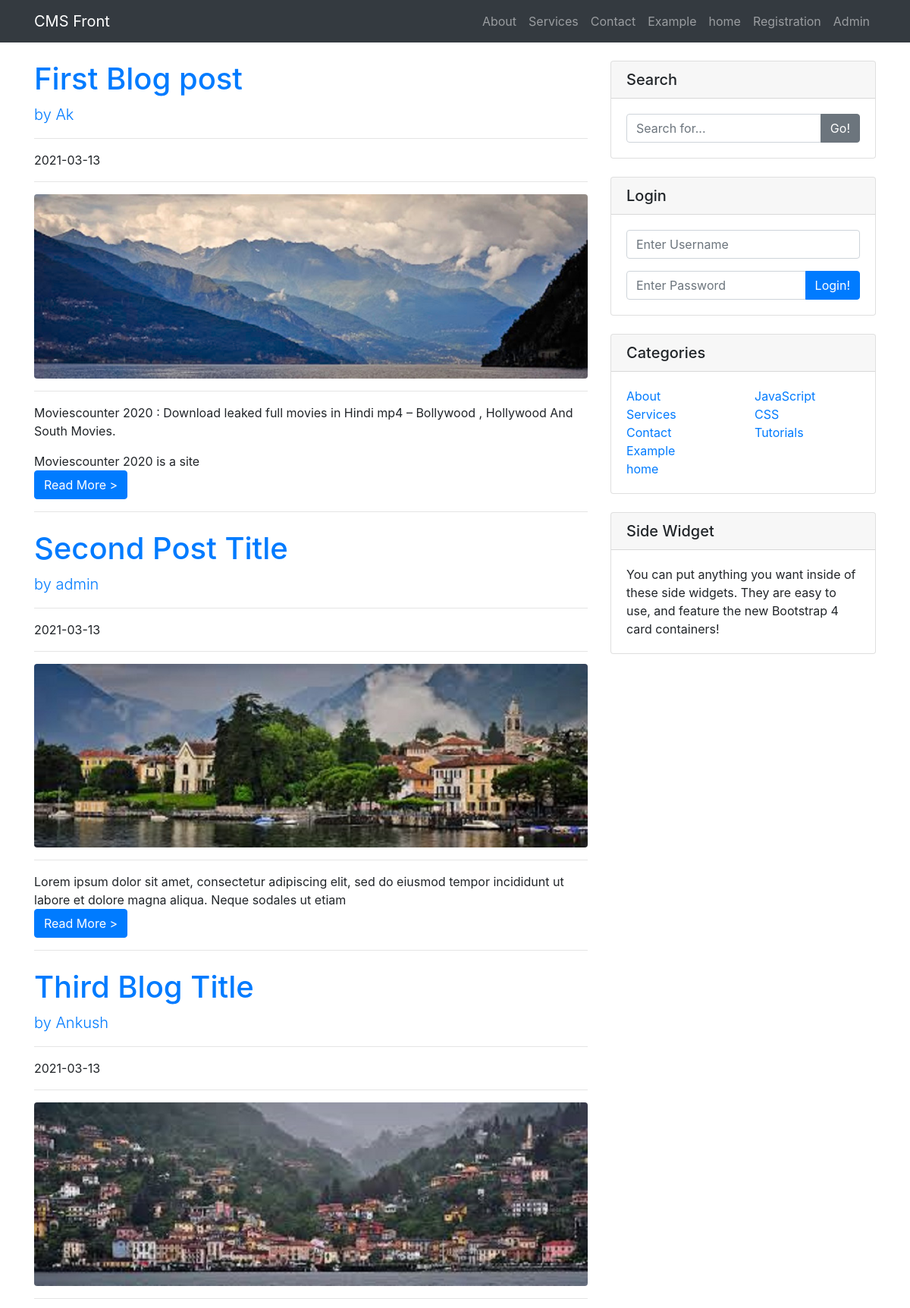
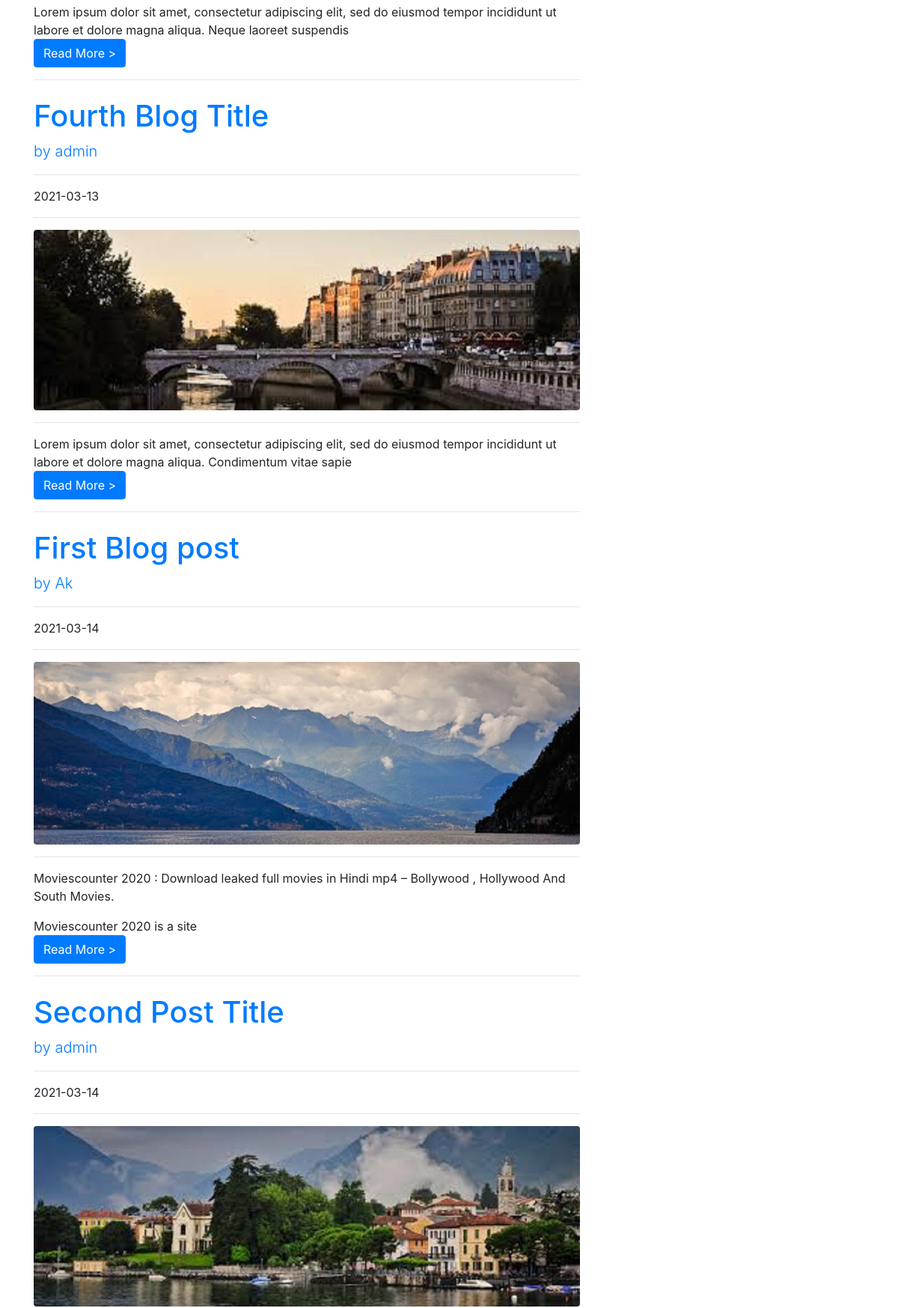
Screenshot of /category.php?category=4 (upper part) with the database file from the repository (2 pictures, top to bottom).
### tables this page shows
CREATE TABLE `categories` (
  `cat_id` int(11) NOT NULL,
  `cat_title` varchar(255) NOT NULL
);

CREATE TABLE `posts` (
  `post_id` int(11) NOT NULL,
  `post_category_id` int(11) NOT NULL,
  `post_title` varchar(255) NOT NULL,
  `post_author` varchar(255) NOT NULL,
  `post_date` date NOT NULL,
  `post_image` text NOT NULL,
  `post_content` text NOT NULL,
  `post_tags` varchar(255) NOT NULL,
  `post_comment_count` int(11) NOT NULL,
  `post_status` varchar(255) NOT NULL DEFAULT 'draft',
  `post_views_count` int(11) NOT NULL
);

### category.php (the view, shortened to what this page needs)
<?php include "includes/db.php"; ?>
<?php include "includes/header.php"; ?>
<?php include "includes/navigations.php"; ?>
  <div class="container">
    <div class="row">
      <div class="col-lg-8">
          <?php
        if(isset($_GET['category'])) {
            $post_category_id = $_GET['category'];
        }
            $query = "SELECT * FROM posts WHERE post_category_id = $post_category_id ";
            $select_all_posts_query = mysqli_query($connection, $query);
            while ($row = mysqli_fetch_assoc($select_all_posts_query)) {
              $post_id = $row['post_id'];
              $post_title = $row['post_title'];
              $post_author = $row['post_author'];
              $post_date = $row['post_date'];
              $post_image = $row['post_image'];
              $post_content = substr($row['post_content'],0,150);
?>
        <h1 class="mt-4"> <a href="post.php?p_id=<?php echo $post_id; ?>"> <?php echo $post_title ?>  </h1>
        <p class="lead">
          by
          <a href="#">  <?php echo $post_author ?> </a>
        </p>
        <hr>
        <p><?php echo $post_date ?> </p>
        <hr>
        <img class="img-fluid rounded" src="images/<?php echo $post_image ?>" alt="">
        <hr>
              <?php echo $post_content ?>
              <br>
        <a href="post.php?p_id=<?php echo $post_id; ?>" class="btn btn-primary">Read More > </a>
        <hr>
        <?php
            }
          ?>
</div>
      <?php include "includes/sidebar.php"; ?>
</body>
</html>

### includes/navigations.php (shortened to what this page needs)
<nav class="navbar navbar-expand-lg navbar-dark bg-dark fixed-top">
    <div class="container">
      <a class="navbar-brand" href="./index.php">CMS Front</a>
      <div class="collapse navbar-collapse" id="navbarResponsive">
        <ul class="navbar-nav ml-auto">
        <?php
          $query = "SELECT * FROM categories";
          $select_all_categories_query = mysqli_query($connection, $query);
          while($row = mysqli_fetch_assoc($select_all_categories_query)) {
            $cat_title = $row['cat_title'];
            $cat_id = $row['cat_id'];
            echo "<li class='nav-item'> <a class='nav-link' href='category.php?category=$cat_id'> {$cat_title} </a> </li>";
          }
        ?>
            <li class="nav-item">
            <a class="nav-link" href="registration.php">Registration</a>
            <li class="nav-item">
            <a class="nav-link" href="admin">Admin</a>
        </ul>
      </div>
    </div>
  </nav>

### includes/sidebar.php
    <div class="col-md-4">
      <div class="card my-4">
        <h5 class="card-header">Search</h5>
        <div class="card-body">
        <form action="search.php" method="post">
          <div class="input-group">
            <input name="search" type="text" class="form-control" placeholder="Search for...">
            <span class="input-group-append">
              <button class="btn btn-secondary" name="submit" type="submit">Go!</button>
            </span>
          </div>
          </form>
        </div>
      </div>
      <div class="card my-4">
        <h5 class="card-header">Login</h5>
        <div class="card-body">
        <form action="includes/login.php" method="post">
          <div class="form-group">
            <input name="username" type="text" class="form-control" placeholder="Enter Username">
            </div>
          <div class="input-group">
            <input name="password" type="password" class="form-control" placeholder="Enter Password">
            <span class="input-group-append">
              <button class="btn btn-primary" name="login" type="submit">Login!</button>
            </span>
          </div>
          </form>
        </div>
      </div>
      <div class="card my-4">
        <?php
        $query = "SELECT * FROM categories";
        $select_categories_sidebar = mysqli_query($connection, $query);
        ?>
        <h5 class="card-header">Categories</h5>
        <div class="card-body">
          <div class="row">
            <div class="col-lg-6">
              <ul class="list-unstyled mb-0">
                  <?php
                  while($row = mysqli_fetch_assoc($select_categories_sidebar)) {
                    $cat_title = $row['cat_title'];
                    $cat_id = $row['cat_id'];
                    echo "<li class='nav-item'> <a  href='category.php?category=$cat_id'> {$cat_title} </a> </li>";
                    }
                  ?>
              </ul>
            </div>
            <div class="col-lg-6">
              <ul class="list-unstyled mb-0">
                <li>
                  <a href="#">JavaScript</a>
                </li>
                <li>
                  <a href="#">CSS</a>
                </li>
                <li>
                  <a href="#">Tutorials</a>
                </li>
              </ul>
            </div>
          </div>
        </div>
      </div>
                    <?php include "widget.php"; ?>
    </div>
  </div>
</div>

### css/blog-post.css (style rules this page uses)
body { padding-top: 56px; }

### rows the page displays
categories: cat_title "About"
categories: cat_title "Services"
categories: cat_title "Contact"
categories: cat_title "Example"
categories: cat_title "home"
posts: post_title "First Blog post", post_author "Ak", post_date "2021-03-13", post_image (picture), post_content "Moviescounter 2020 : Download leaked full movies in Hindi mp4 – Bollywood , Hollywood And South Movies. Moviescounter 2020 is a site"
posts: post_title "Second Post Title", post_author "admin", post_date "2021-03-13", post_image (picture), post_content "Lorem ipsum dolor sit amet, consectetur adipiscing elit, sed do eiusmod tempor incididunt ut labore et dolore magna aliqua. Neque sodales ut etiam"
posts: post_title "Third Blog Title", post_author "Ankush", post_date "2021-03-13", post_image (picture), post_content "Lorem ipsum dolor sit amet, consectetur adipiscing elit, sed do eiusmod tempor incididunt ut labore et dolore magna aliqua. Neque laoreet suspendis"
posts: post_title "Fourth Blog Title", post_author "admin", post_date "2021-03-13", post_image (picture), post_content "Lorem ipsum dolor sit amet, consectetur adipiscing elit, sed do eiusmod tempor incididunt ut labore et dolore magna aliqua. Condimentum vitae sapie"
posts: post_title "First Blog post", post_author "Ak", post_date "2021-03-14", post_image (picture), post_content "Moviescounter 2020 : Download leaked full movies in Hindi mp4 – Bollywood , Hollywood And South Movies. Moviescounter 2020 is a site"
posts: post_title "Second Post Title", post_author "admin", post_date "2021-03-14", post_image (picture)
